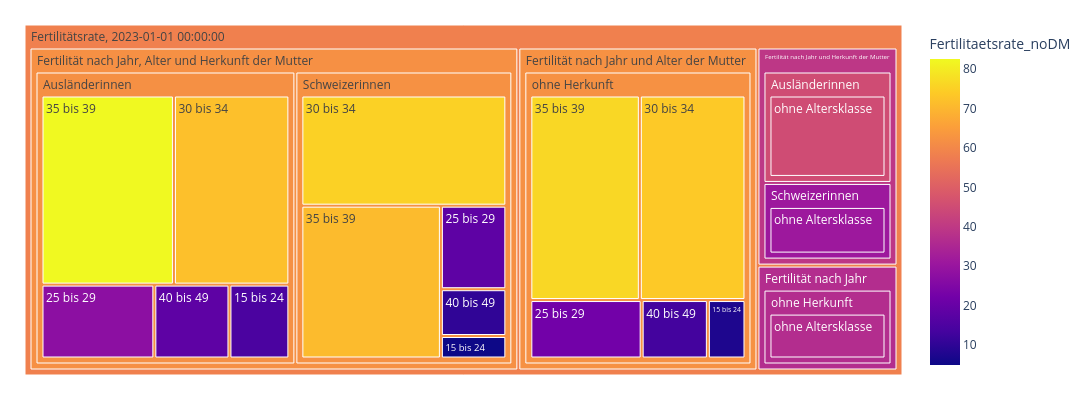

The cell this chart's notebook holds for it:
### Markdown cell above
##### Aufschlüssellung im aktuellsten Jahr

### Code cell
treeMap1 = mypy_dv.plot_px_treemap(
    data=data2betested.loc[data2betested.index.max()].reset_index()
    ,levels=['ThemaLang','HerkunftMutterLang','AlterVMutterKlasseLang']
    ,values="Fertilitaetsrate_noDM"
    ,color="Fertilitaetsrate_noDM"
    #, color_continuous_scale='Blues'
    #,color_discrete_map={'(?)':'lightgrey', 'Wohnen':'lightblue'}   
    ,height=400
    ,width=1100               
    #,margin_val_bottom=25
    ,myHeaderTitle="Fertilitätsrate, "+str(data2betested.index.max())
)
treeMap1

### Figure 1 — Plotly figure (JSON) as saved in the notebook; plotly's stock layout.template omitted (floating-point values rounded to 4 significant figures)
{"data": [{"branchvalues": "total", "customdata": [[31.1], [18.2], [7.5], [76.4], [73.7], [45.2], [13.2], [36.7], [72.0], [71.0], [10.2], [27.5], [14.6], [82.6], [75.2], [18.3], [22.2], [4.9], [31.1], [62.15], [62.13], [45.2], [36.7], [61.91], [39.45], [62.02], [62.13], [36.7], [58.27]], "domain": {"x": [0, 1], "y": [0, 1]}, "hovertemplate": "%{label}<br><br>Anzahl:<br>%{value}<extra></extra>", "ids": ["Fertilitätsrate, 2023-01-01 00:00:00/Fertilität nach Jahr und Herkunft der Mutter/Schweizerinnen/ohne Altersklasse", "Fertilitätsrate, 2023-01-01 00:00:00/Fertilität nach Jahr, Alter und Herkunft der Mutter/Schweizerinnen/25 bis 29", "Fertilitätsrate, 2023-01-01 00:00:00/Fertilität nach Jahr und Alter der Mutter/ohne Herkunft/15 bis 24", "Fertilitätsrate, 2023-01-01 00:00:00/Fertilität nach Jahr und Alter der Mutter/ohne Herkunft/35 bis 39", "Fertilitätsrate, 2023-01-01 00:00:00/Fertilität nach Jahr und Alter der Mutter/ohne Herkunft/30 bis 34", "Fertilitätsrate, 2023-01-01 00:00:00/Fertilität nach Jahr und Herkunft der Mutter/Ausländerinnen/ohne Altersklasse", "Fertilitätsrate, 2023-01-01 00:00:00/Fertilität nach Jahr und Alter der Mutter/ohne Herkunft/40 bis 49", "Fertilitätsrate, 2023-01-01 00:00:00/Fertilität nach Jahr/ohne Herkunft/ohne Altersklasse", "Fertilitätsrate, 2023-01-01 00:00:00/Fertilität nach Jahr, Alter und Herkunft der Mutter/Ausländerinnen/30 bis 34", "Fertilitätsrate, 2023-01-01 00:00:00/Fertilität nach Jahr, Alter und Herkunft der Mutter/Schweizerinnen/35 bis 39", "Fertilitätsrate, 2023-01-01 00:00:00/Fertilität nach Jahr, Alter und Herkunft der Mutter/Schweizerinnen/40 bis 49", "Fertilitätsrate, 2023-01-01 00:00:00/Fertilität nach Jahr, Alter und Herkunft der Mutter/Ausländerinnen/25 bis 29", "Fertilitätsrate, 2023-01-01 00:00:00/Fertilität nach Jahr, Alter und Herkunft der Mutter/Ausländerinnen/15 bis 24", "Fertilitätsrate, 2023-01-01 00:00:00/Fertilität nach Jahr, Alter und Herkunft der Mutter/Ausländerinnen/35 bis 39", "Fertilitätsrate, 2023-01-01 00:00:00/Fertilität nach Jahr, Alter und Herkunft der Mutter/Schweizerinnen/30 bis 34", "Fertilitätsrate, 2023-01-01 00:00:00/Fertilität nach Jahr, Alter und Herkunft der Mutter/Ausländerinnen/40 bis 49", "Fertilitätsrate, 2023-01-01 00:00:00/Fertilität nach Jahr und Alter der Mutter/ohne Herkunft/25 bis 29", "Fertilitätsrate, 2023-01-01 00:00:00/Fertilität nach Jahr, Alter und Herkunft der Mutter/Schweizerinnen/15 bis 24", "Fertilitätsrate, 2023-01-01 00:00:00/Fertilität nach Jahr und Herkunft der Mutter/Schweizerinnen", "Fertilitätsrate, 2023-01-01 00:00:00/Fertilität nach Jahr, Alter und Herkunft der Mutter/Schweizerinnen", "Fertilitätsrate, 2023-01-01 00:00:00/Fertilität nach Jahr und Alter der Mutter/ohne Herkunft", "Fertilitätsrate, 2023-01-01 00:00:00/Fertilität nach Jahr und Herkunft der Mutter/Ausländerinnen", "Fertilitätsrate, 2023-01-01 00:00:00/Fertilität nach Jahr/ohne Herkunft", "Fertilitätsrate, 2023-01-01 00:00:00/Fertilität nach Jahr, Alter und Herkunft der Mutter/Ausländerinnen", "Fertilitätsrate, 2023-01-01 00:00:00/Fertilität nach Jahr und Herkunft der Mutter", "Fertilitätsrate, 2023-01-01 00:00:00/Fertilität nach Jahr, Alter und Herkunft der Mutter", "Fertilitätsrate, 2023-01-01 00:00:00/Fertilität nach Jahr und Alter der Mutter", "Fertilitätsrate, 2023-01-01 00:00:00/Fertilität nach Jahr", "Fertilitätsrate, 2023-01-01 00:00:00"], "labels": ["ohne Altersklasse", "25 bis 29", "15 bis 24", "35 bis 39", "30 bis 34", "ohne Altersklasse", "40 bis 49", "ohne Altersklasse", "30 bis 34", "35 bis 39", "40 bis 49", "25 bis 29", "15 bis 24", "35 bis 39", "30 bis 34", "40 bis 49", "25 bis 29", "15 bis 24", "Schweizerinnen", "Schweizerinnen", "ohne Herkunft", "Ausländerinnen", "ohne Herkunft", "Ausländerinnen", "Fertilität nach Jahr und Herkunft der Mutter", "Fertilität nach Jahr, Alter und Herkunft der Mutter", "Fertilität nach Jahr und Alter der Mutter", "Fertilität nach Jahr", "Fertilitätsrate, 2023-01-01 00:00:00"], "marker": {"coloraxis": "coloraxis", "colors": [31.1, 18.2, 7.5, 76.4, 73.7, 45.2, 13.2, 36.7, 72.0, 71.0, 10.2, 27.5, 14.6, 82.6, 75.2, 18.3, 22.2, 4.9, 31.1, 62.15, 62.13, 45.2, 36.7, 61.91, 39.45, 62.02, 62.13, 36.7, 58.27]}, "name": "", "parents": ["Fertilitätsrate, 2023-01-01 00:00:00/Fertilität nach Jahr und Herkunft der Mutter/Schweizerinnen", "Fertilitätsrate, 2023-01-01 00:00:00/Fertilität nach Jahr, Alter und Herkunft der Mutter/Schweizerinnen", "Fertilitätsrate, 2023-01-01 00:00:00/Fertilität nach Jahr und Alter der Mutter/ohne Herkunft", "Fertilitätsrate, 2023-01-01 00:00:00/Fertilität nach Jahr und Alter der Mutter/ohne Herkunft", "Fertilitätsrate, 2023-01-01 00:00:00/Fertilität nach Jahr und Alter der Mutter/ohne Herkunft", "Fertilitätsrate, 2023-01-01 00:00:00/Fertilität nach Jahr und Herkunft der Mutter/Ausländerinnen", "Fertilitätsrate, 2023-01-01 00:00:00/Fertilität nach Jahr und Alter der Mutter/ohne Herkunft", "Fertilitätsrate, 2023-01-01 00:00:00/Fertilität nach Jahr/ohne Herkunft", "Fertilitätsrate, 2023-01-01 00:00:00/Fertilität nach Jahr, Alter und Herkunft der Mutter/Ausländerinnen", "Fertilitätsrate, 2023-01-01 00:00:00/Fertilität nach Jahr, Alter und Herkunft der Mutter/Schweizerinnen", "Fertilitätsrate, 2023-01-01 00:00:00/Fertilität nach Jahr, Alter und Herkunft der Mutter/Schweizerinnen", "Fertilitätsrate, 2023-01-01 00:00:00/Fertilität nach Jahr, Alter und Herkunft der Mutter/Ausländerinnen", "Fertilitätsrate, 2023-01-01 00:00:00/Fertilität nach Jahr, Alter und Herkunft der Mutter/Ausländerinnen", "Fertilitätsrate, 2023-01-01 00:00:00/Fertilität nach Jahr, Alter und Herkunft der Mutter/Ausländerinnen", "Fertilitätsrate, 2023-01-01 00:00:00/Fertilität nach Jahr, Alter und Herkunft der Mutter/Schweizerinnen", "Fertilitätsrate, 2023-01-01 00:00:00/Fertilität nach Jahr, Alter und Herkunft der Mutter/Ausländerinnen", "Fertilitätsrate, 2023-01-01 00:00:00/Fertilität nach Jahr und Alter der Mutter/ohne Herkunft", "Fertilitätsrate, 2023-01-01 00:00:00/Fertilität nach Jahr, Alter und Herkunft der Mutter/Schweizerinnen", "Fertilitätsrate, 2023-01-01 00:00:00/Fertilität nach Jahr und Herkunft der Mutter", "Fertilitätsrate, 2023-01-01 00:00:00/Fertilität nach Jahr, Alter und Herkunft der Mutter", "Fertilitätsrate, 2023-01-01 00:00:00/Fertilität nach Jahr und Alter der Mutter", "Fertilitätsrate, 2023-01-01 00:00:00/Fertilität nach Jahr und Herkunft der Mutter", "Fertilitätsrate, 2023-01-01 00:00:00/Fertilität nach Jahr", "Fertilitätsrate, 2023-01-01 00:00:00/Fertilität nach Jahr, Alter und Herkunft der Mutter", "Fertilitätsrate, 2023-01-01 00:00:00", "Fertilitätsrate, 2023-01-01 00:00:00", "Fertilitätsrate, 2023-01-01 00:00:00", "Fertilitätsrate, 2023-01-01 00:00:00", ""], "root": {"color": "grey"}, "type": "treemap", "values": [31.1, 18.2, 7.5, 76.4, 73.7, 45.2, 13.2, 36.7, 72.0, 71.0, 10.2, 27.5, 14.6, 82.6, 75.2, 18.3, 22.2, 4.9, 31.1, 179.5, 193.0, 45.2, 36.7, 215.0, 76.3, 394.5, 193.0, 36.7, 700.5]}], "layout": {"coloraxis": {"colorbar": {"title": {"text": "Fertilitaetsrate_noDM"}}, "colorscale": [[0, "#0d0887"], [0.1111, "#46039f"], [0.2222, "#7201a8"], [0.3333, "#9c179e"], [0.4444, "#bd3786"], [0.5556, "#d8576b"], [0.6667, "#ed7953"], [0.7778, "#fb9f3a"], [0.8889, "#fdca26"], [1, "#f0f921"]]}, "height": 400, "legend": {"tracegroupgap": 0}, "margin": {"b": 25, "l": 25, "r": 25, "t": 25}, "width": 1100}}
